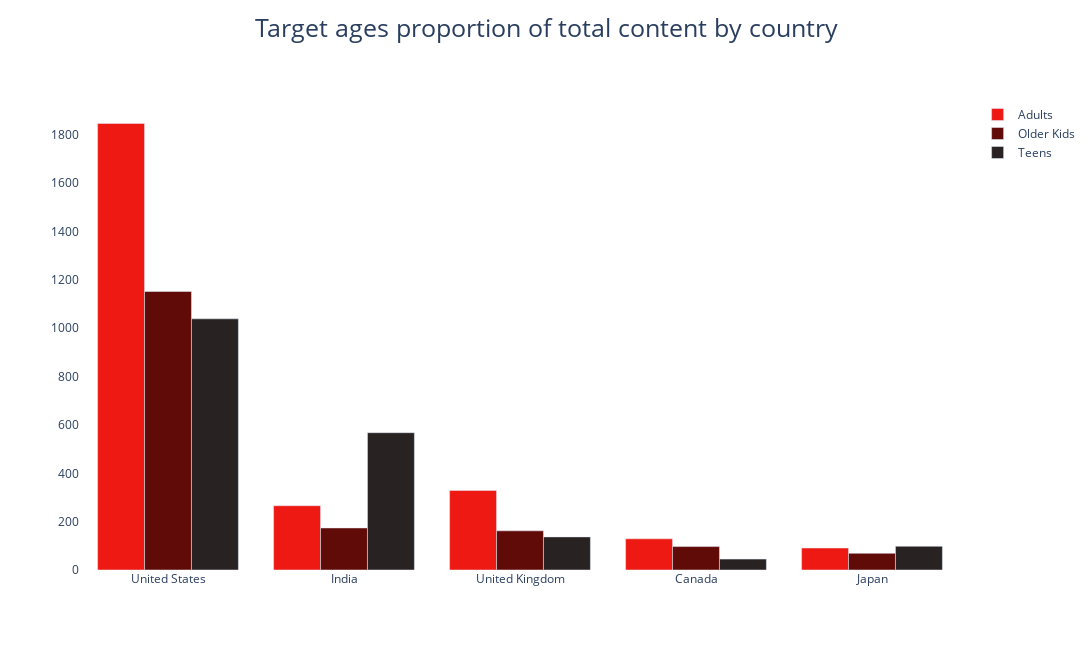

The code cell stored with this chart in its notebook:
### Code cell
fig = go.Figure()

fig.add_trace(go.Bar(
    x=countryVStarget_ages['country_single'],
    y=countryVStarget_ages['Adults'],
    name='Adults',
    marker=dict(
        color='rgba(238, 25, 18, 1)'
    )
))

fig.add_trace(go.Bar(
    x=countryVStarget_ages['country_single'],
    y=countryVStarget_ages['Older Kids'],
    name='Older Kids',
    marker=dict(
        color='rgba(97, 11, 8, 1)'
    )
))

fig.add_trace(go.Bar(
    x=countryVStarget_ages['country_single'],
    y=countryVStarget_ages['Teens'],
    name='Teens',
    marker=dict(
        color='rgba(40, 34, 34, 1)'
    )
))

# Updating layout
#fig.update_xaxes(tickangle=45)
fig.update_layout(
    title={
        'text': 'Target ages proportion of total content by country',
        'y': 0.97,
        'x': 0.5,
        'font_size': 25,
        'xanchor': 'center',
        'yanchor': 'top'
    },
    barmode='group',  # 'group' for grouped bars, 'overlay' for overlaid bars
    height=650,
    width=1550,
    plot_bgcolor='white',  # Set background color of the plot
    paper_bgcolor='white'  # Set background color of the paper (area outside the plot)
)

fig.show()

### Figure 1 — Plotly figure (JSON) as saved in the notebook; plotly's stock layout.template omitted (floating-point values rounded to 4 significant figures)
{"data": [{"marker": {"color": "rgba(238, 25, 18, 1)"}, "name": "Adults", "type": "bar", "x": ["United States", "India", "United Kingdom", "Canada", "Japan"], "y": [1847, 266, 329, 129, 91]}, {"marker": {"color": "rgba(97, 11, 8, 1)"}, "name": "Older Kids", "type": "bar", "x": ["United States", "India", "United Kingdom", "Canada", "Japan"], "y": [1152, 174, 162, 97, 69]}, {"marker": {"color": "rgba(40, 34, 34, 1)"}, "name": "Teens", "type": "bar", "x": ["United States", "India", "United Kingdom", "Canada", "Japan"], "y": [1039, 568, 137, 45, 98]}], "layout": {"barmode": "group", "height": 650, "paper_bgcolor": "white", "plot_bgcolor": "white", "title": {"font": {"size": 25}, "text": "Target ages proportion of total content by country", "x": 0.5, "xanchor": "center", "y": 0.97, "yanchor": "top"}, "width": 1550}}
